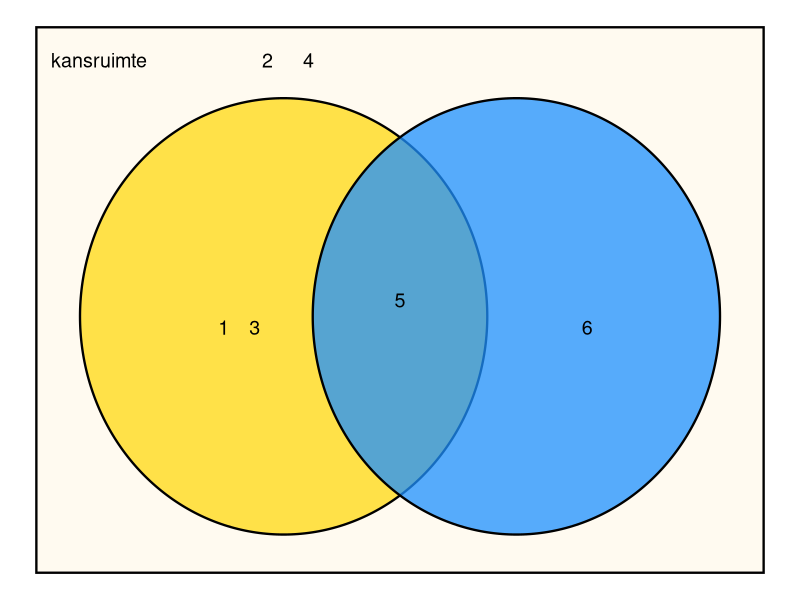
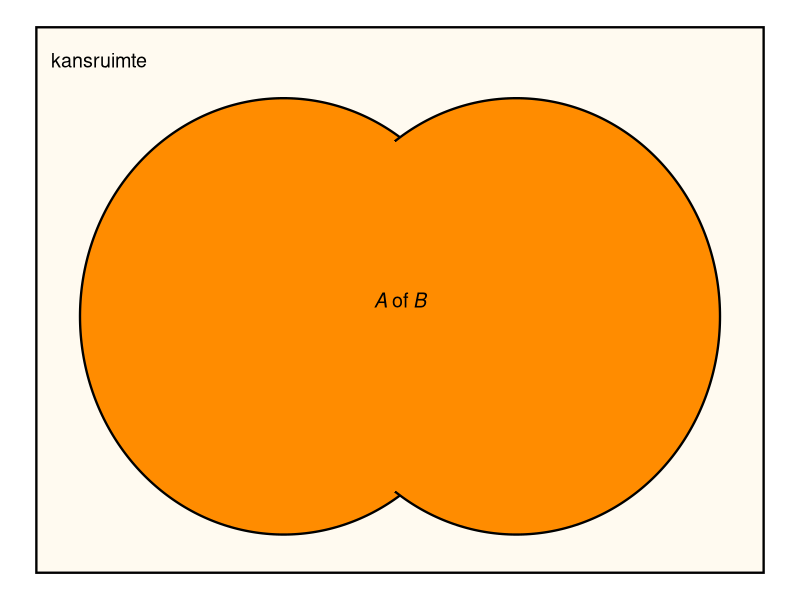
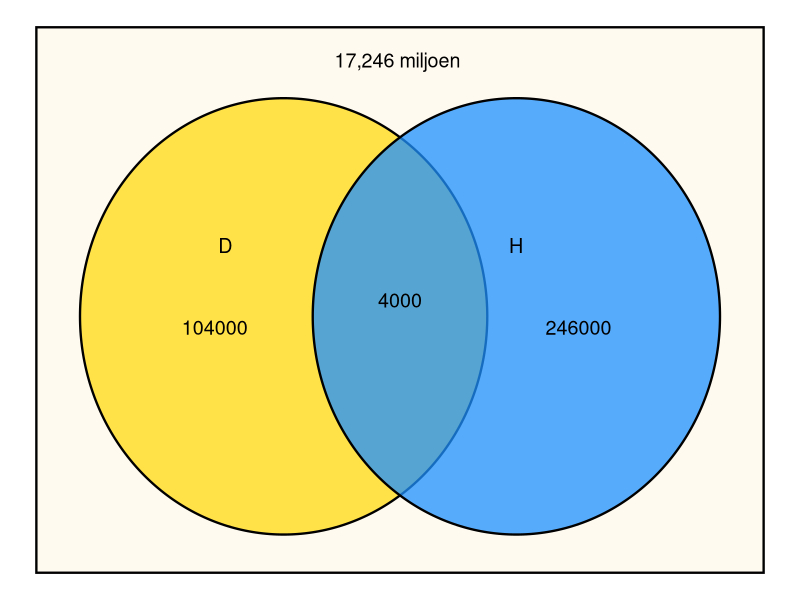
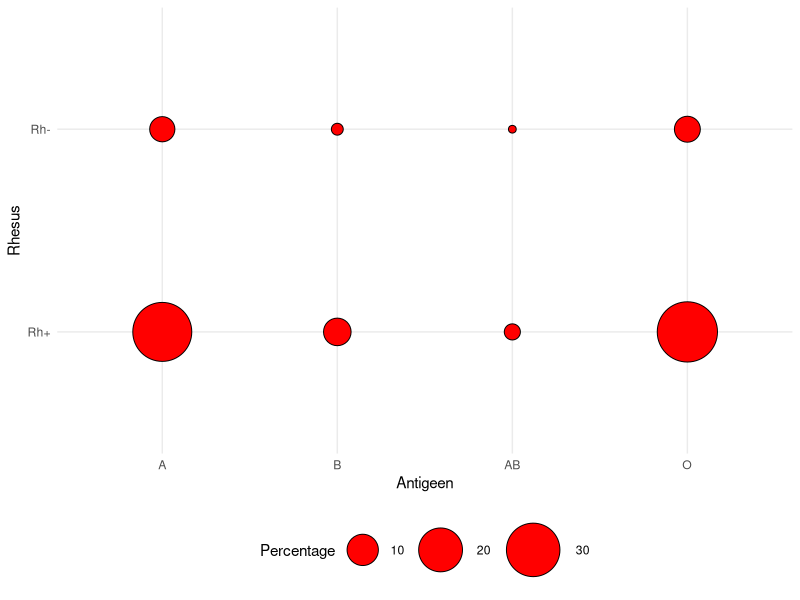
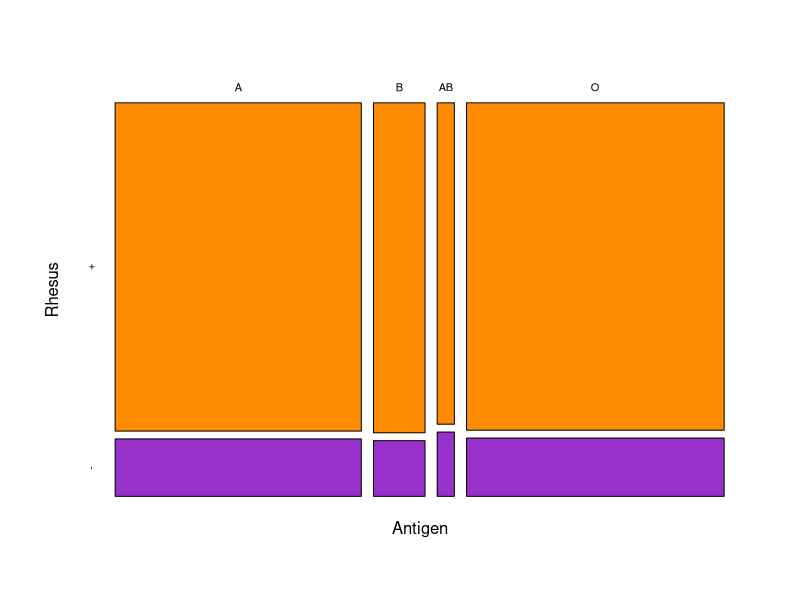
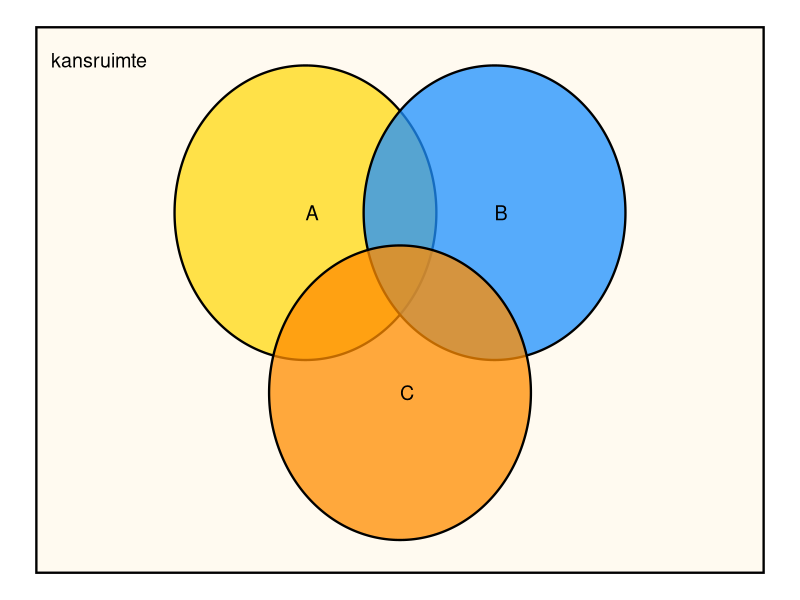

R code for these plots, in order:
## ---- chunk 1
    #| echo: FALSE
    set.seed(125)
    aantal_keer_gooien <- 10^6
    resultaten <- sample(
      seq(1:6), # kies uit 1 tot 6
      size = aantal_keer_gooien, 
      replace = TRUE
      )
## ---- chunk 2
    table(resultaten)
## ---- chunk 3
    table(resultaten)/aantal_keer_gooien
## ---- chunk 4
    #| echo: FALSE
    #| warning: FALSE
    #| fig.width: 6
    #| fig.height: 4
    #| fig.label: fig-Venn-ingevuld
    
    if (!("ggplot2" %in% .packages())){ 
      library(ggplot2) 
      }
    if (!("ggforce" %in% .packages())){ 
      library(ggforce) 
      }
    
    kleurKansruimte <- "FloralWhite"
    
    kansruimte <- ggplot() +  
      geom_rect(
        aes(xmin = 0, ymin = 0, xmax= 100, ymax = 100),
        fill = kleurKansruimte, color = "black", size = .8
        ) +
      annotate(
        "text", 
        x = 2, y = 94, 
        label = "kansruimte                       2      4", 
        color = "black", 
        hjust = 0, 
        size = 5
        ) +
      theme_void()
      
    kleurA <- "Gold"

    A <- list(
      geom_ellipse(
        aes(x0 = 34, y0 = 47, a = 28,  b = 40,  angle = 0), 
        fill = kleurA , alpha = 0.7, linewidth = .8
        ),
      annotate(
        "text", 
        x = 25, y = 45, 
        label = "1    3", 
        color = "black", 
        hjust = 0, 
        size = 5
        )
      )
      
    kleurB <- "DodgerBlue"

    B <- list( 
      geom_ellipse(
        aes(x0 = 66, y0 = 47, a = 28,  b = 40,  angle = 0), 
        fill = kleurB, alpha = 0.75, linewidth = .8
        ),
      annotate(
        "text", 
        x = 75, y = 45, 
        label = "6", 
        color = "black", 
        hjust = 0, 
        size = 5
        )
    )
    
    labelInAenB <- annotate(
      "text",
      x = 50, y = 50, 
      label = "5",
      color = "black",
      size = 5
    )

    kansruimte + A + B + labelInAenB
## ---- chunk 5
    #| echo: FALSE
    #| warning: FALSE
    #| fig.width: 6
    #| fig.height: 4
    
    if (!("ggplot2" %in% .packages())){ 
      library(ggplot2) 
      }
    if (!("ggforce" %in% .packages())){ 
      library(ggforce) 
      }
    
    kleurKansruimte <- "FloralWhite"
    
    kansruimte <- ggplot() +  
      geom_rect(
        aes(xmin = 0, ymin = 0, xmax= 100, ymax = 100),
        fill = kleurKansruimte, color = "black", size = .8
        ) +
      annotate(
        "text", 
        x = 2, y = 94, 
        label = "kansruimte", 
        color = "black", 
        hjust = 0, 
        size = 5
        ) +
      theme_void()
      
    kleurA <- "darkorange"

    A <- list(
      geom_ellipse(
        aes(x0 = 34, y0 = 47, a = 28,  b = 40,  angle = 0), 
        fill = kleurA , alpha = 1, linewidth = .8
        )
      )
    
    Anl <- list(
      geom_ellipse(
        aes(x0 = 34, y0 = 47, a = 27,  b = 39,  angle = 0), 
        fill = kleurA , alpha = 1, linewidth = 0, color = kleurA
        )
      )
      
    kleurB <- "DodgerBlue"

    B <- list( 
      geom_ellipse(
        aes(x0 = 66, y0 = 47, a = 28,  b = 40,  angle = 0), 
        fill = kleurA, alpha = 1, linewidth = .8
        )
    )
    
    labelInAenB <- annotate(
      "text",
      x = 50, y = 50, 
      label = expression(italic(A) ~ "of" ~ italic(B)),
      color = "black",
      size = 5
    )

    kansruimte + A + B + Anl +  labelInAenB
## ---- chunk 6
#| echo: false
#| output: false
#| warning: false
if (!("VennDiagram" %in% .packages())) { library(VennDiagram) }
if (!("grid" %in% .packages())) { library(grid) }
## ---- chunk 7
#| warning: false

# Definieer de populatiegrootte en aantallen
nederlanders <- 17.6*10^6
diabetes <- 1.08*10^5
hartfalen <- 2.5*10^5
beide <- 4*10^3

# Bereken de aantallen voor ieder compartiment
alleen_diabetes   <- diabetes - beide
alleen_hartfalen  <- hartfalen - beide
geen_van_beide    <- nederlanders - (alleen_diabetes + alleen_hartfalen + beide)
## ---- chunk 8
    #| echo: FALSE
    #| warning: FALSE
    #| fig.width: 6
    #| fig.height: 4
    #| fig.label: fig-Venn-ingevuld
    
    if (!("ggplot2" %in% .packages())){ 
      library(ggplot2) 
      }
    if (!("ggforce" %in% .packages())){ 
      library(ggforce) 
      }
    
    kleurKansruimte <- "FloralWhite"
    
    kansruimte <- ggplot() +  
      geom_rect(
        aes(xmin = 0, ymin = 0, xmax= 100, ymax = 100),
        fill = kleurKansruimte, color = "black", size = .8
        ) +
      annotate(
        "text", 
        x = 41, y = 94, 
        label = "17,246 miljoen", 
        color = "black", 
        hjust = 0, 
        size = 5
        ) +
      theme_void()
      
    kleurA <- "Gold"

    A <- list(
      geom_ellipse(
        aes(x0 = 34, y0 = 47, a = 28,  b = 40,  angle = 0), 
        fill = kleurA , alpha = 0.7, linewidth = .8
        ),
      annotate(
        "text", 
        x = 20, y = 45, 
        label = "104000", 
        color = "black", 
        hjust = 0, 
        size = 5
        ),
      annotate(
        "text", 
        x = 25, y = 60, 
        label = "D", 
        color = "black", 
        hjust = 0, 
        size = 5
        )
      )
      
    kleurB <- "DodgerBlue"

    B <- list( 
      geom_ellipse(
        aes(x0 = 66, y0 = 47, a = 28,  b = 40,  angle = 0), 
        fill = kleurB, alpha = 0.75, linewidth = .8
        ),
      annotate(
        "text", 
        x = 70, y = 45, 
        label = "246000", 
        color = "black", 
        hjust = 0, 
        size = 5
        ),
      annotate(
        "text", 
        x = 65, y = 60, 
        label = "H", 
        color = "black", 
        hjust = 0, 
        size = 5
        )
    )
    
    labelInAenB <- annotate(
      "text",
      x = 50, y = 50, 
      label = "4000",
      color = "black",
      size = 5
    )

    kansruimte + A + B + labelInAenB
 
## ---- chunk 9
    (prob_H <- hartfalen / nederlanders)
## ---- chunk 10
    (prob_D <- diabetes / nederlanders)
    
## ---- chunk 11
    (prob_H_gegeven_D <- beide / diabetes)
## ---- chunk 12
    (risico_verhoging <- prob_H_gegeven_D / prob_H)
## ---- chunk 13
    #| echo: FALSE
    #| warning: FALSE
    #| fig-width: 5
    #| fig-height: 3.2
    #| out-width: "80%"

    # Controleer of de benodigde pakketten zijn geladen
    if (!("ggplot2" %in% .packages())) { library(ggplot2) }
    if (!("tidyverse" %in% .packages())) { library(tidyverse) }
    if (!("vcd" %in% .packages())) { library(vcd) }
    
    # Definieer de bloedgroepverdeling in Nederland (Sanquin-data)
    bloedgroepen <- data.frame(
      rhesus = factor(rep(c("Rh+", "Rh-"), each = 4), c("Rh+", "Rh-")),
      antigeen = factor(rep(c("A", "B", "AB", "O"), times = 2), levels = c("A", "B", "AB", "O")),
      percentage = c(36.6, 7.7, 2.5, 38.2, 6.4, 1.3, 0.5, 6.8)
    )
    
    # Maak een kruistabel
    kruistabel_bloedgroep <- as.table(
      matrix(
        c(36.6, 6.4, 7.7, 1.3, 2.5, 0.5, 38.2, 6.8), 
        nrow = 2)
      )
    
    rownames(kruistabel_bloedgroep) <- c("+", "-")
    colnames(kruistabel_bloedgroep) <- c("A", "B", "AB", "O")
    
    # Maak een cirkelgrootte-plot
    circle_plot <- ggplot(bloedgroepen, aes(x = antigeen, y = rhesus)) +
      geom_point(aes(size = percentage), shape = 21, fill = "red", color = "black") +
      scale_size_area(max_size = 20) +
      labs(title = NULL,
           x = "Antigeen", y = "Rhesus", size = "Percentage") +
      theme_minimal() +
      theme(legend.position = "bottom")
    
    # Toon de cirkelgrootte-plot
    circle_plot
    
## ---- chunk 14
    #| echo: FALSE
    #| warning: FALSE
    #| fig-width: 5
    #| fig-height: 3.2
    #| out-width: "100%"

    mosaicplot(
      t(kruistabel_bloedgroep),
           main = NULL,
           xlab = "Antigen", ylab = "Rhesus",
           col = c("darkorange", "DarkOrchid"), border = "black"
      )
## ---- chunk 15
    #| echo: FALSE
    #| warning: FALSE
    #| fig.width: 6
    #| fig.height: 4
    #| fig.label: fig-Venn-ABC
    
    if (!("ggplot2" %in% .packages())){ 
      library(ggplot2) 
      }
    if (!("ggforce" %in% .packages())){ 
      library(ggforce) 
      }
    
    kleurKansruimte <- "FloralWhite"
    
    kansruimte <- ggplot() +  
      geom_rect(
        aes(xmin = 0, ymin = 0, xmax= 100, ymax = 100),
        fill = kleurKansruimte, color = "black", size = .8
        ) +
      annotate(
        "text", 
        x = 2, y = 94, 
        label = "kansruimte", 
        color = "black", 
        hjust = 0, 
        size = 5
        ) +
      theme_void()
      
    kleurA <- "Gold"

    A <- list(
      geom_ellipse(
        aes(x0 = 37, y0 = 66, a = 18,  b = 27,  angle = 0), 
        fill = kleurA , alpha = 0.7, linewidth = .8
        ),
      annotate(
        "text", 
        x = 37, y = 66, 
        label = "A", 
        color = "black", 
        hjust = 0, 
        size = 5
        )
      )
      
    kleurB <- "DodgerBlue"

    B <- list( 
      geom_ellipse(
        aes(x0 = 63, y0 = 66, a = 18,  b = 27,  angle = 0), 
        fill = kleurB, alpha = 0.75, linewidth = .8
        ),
      annotate(
        "text", 
        x = 63, y = 66, 
        label = "B", 
        color = "black", 
        hjust = 0, 
        size = 5
        )
    )
    
    kleurC <- "darkorange"

    C <- list( 
      geom_ellipse(
        aes(x0 = 50, y0 = 33, a = 18,  b = 27,  angle = 0), 
        fill = kleurC, alpha = 0.75, linewidth = .8
        ),
      annotate(
        "text", 
        x = 50, y = 33, 
        label = "C", 
        color = "black", 
        hjust = 0, 
        size = 5
        )
    )

    kansruimte + A + B + C
## ---- chunk 16
(prob_D_gegeven_H <- prob_H_gegeven_D * prob_D / prob_H)
## ---- chunk 17
# Gegeven waarden
prevalentie <- 0.001  # P(K)
sensitiviteit <- 0.9   # P(P | K)
specificiteit <- 0.95  # P(N | G)
totaal_vrouwen <- 120000

# Berekeningen
prob_k <- prevalentie
prob_g <- 1 - prevalentie

prob_n_gegeven_g <- specificiteit
prob_p_gegeven_g <- 1 - prob_n_gegeven_g
prob_p_gegeven_k <- sensitiviteit
prob_p <- prob_p_gegeven_g * prob_g + prob_p_gegeven_k * prob_k

aantal_k <- totaal_vrouwen * prob_k
aantal_g <- totaal_vrouwen * prob_g

aantal_true_p <- aantal_k * prob_p_gegeven_k
aantal_false_p <- aantal_g * prob_p_gegeven_g
aantal_p <- aantal_true_p + aantal_false_p

# kans op borstkanker gegeven positieve test:
(prob_k_gegeven_p <- prob_p_gegeven_k * prob_k / prob_p) 
